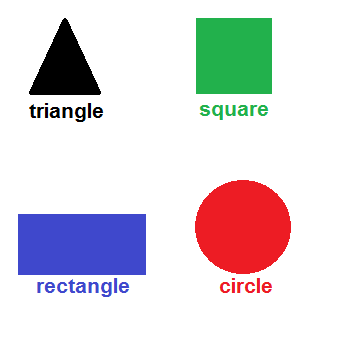
#> input picture features/shapetest1.png, 340 x 349 px
$ python -i detectColor.py   (imports and definitions only)   (Python 2 division)   (older library calls are emulated)
#> lines starting #> are read from the running program, lines starting #| are printed output that depends on the picture; after the words box and inside, x2 and y2 are one past the last pixel; in counts of white or black regions, pixels touching at a corner belong together
#> further down, picture is the input picture: shape (349, 340, 3); mean B, G, R 221, 216.4, 221.3
from __future__ import division
from shapedetector import ShapeDetector
import cv2
from matplotlib import pyplot as plt
import numpy as np
from math import cos, sin
import imutils

def find_shape(image):
    threshold = 900        # contour has to have at least 30x30 px area
    # convert color scheme
    #image = cv2.cvtColor(image, cv2.COLOR_BGR2RGB)

    #cv2.imshow("image", image)
    image_blur = cv2.medianBlur(image, 21)
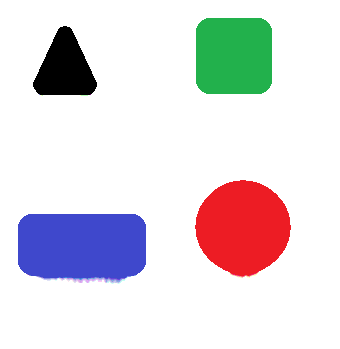
#> image_blur: shape (349, 340, 3); mean B, G, R 224.1, 219.4, 224.4
    cv2.imshow("image_blur", image_blur)
    #cv2.waitKey(0)

    #hsv - sepparates color from brightness
    image_blur_hsv = cv2.cvtColor(image_blur, cv2.COLOR_RGB2HSV)
#> image_blur_hsv: shape (349, 340, 3); mean H, S, V 10, 35, 240.7

    # filter by color range
    # filter out black
    lower = np.array([0,100,100])
    upper = np.array([20,255,255])
    mask = cv2.inRange(image_blur_hsv, lower, upper)
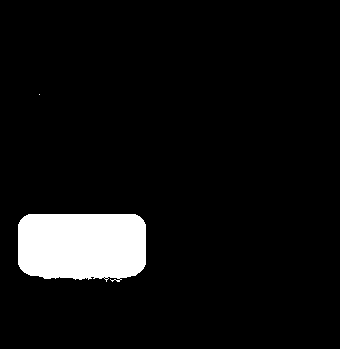
#> mask: shape (349, 340); 6.7% white; 2 white regions (1 under 20 px)

    _, contours, _ = cv2.findContours(mask, cv2.RETR_LIST, cv2.CHAIN_APPROX_SIMPLE)
#> contours = 4 contours, 3 with area under 20; largest, box (x1, y1, x2, y2) and area: (18, 214, 146, 282) 7792

    candidates = []
    contours = list(filter(lambda c: cv2.contourArea(c) >= threshold, contours))
#> contours = 1 contour; box (x1, y1, x2, y2) and area: (18, 214, 146, 282) 7792
    print "num contours detected: {}".format(len(contours))
#| num contours detected: 1
    min_y, min_x, _ = image_blur_hsv.shape
#> min_y = 349; min_x = 340
    max_x = max_y = 0

    for c in contours:
        print "area is: {}".format(cv2.contourArea(c))
        (x,y,w,h) = cv2.boundingRect(c)
        candidates.append(image[y:y+h, x:x+w, :])

        #use to display current contour bounding box
        clone = image.copy()
        cv2.rectangle(clone, (x,y), (x+w,y+h), (255,0,0), 2)
        cv2.imshow("Image", clone)
        cv2.waitKey(0)
#> this loop made 1 pass
#> (x, y, w, h) on pass 1: (18, 214, 128, 68)
#| area is: 7792.0
#> pass 1, in find_shape, `cv2.imshow("Image", clone)`:
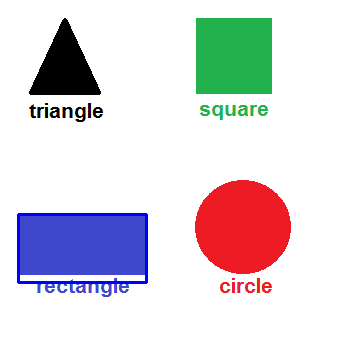
#> window 'Image': shape (349, 340, 3); mean B, G, R 221.2, 214.7, 219.7
#> after the loop, candidates = 1 item

    '''
    #use to show bounding box of all contours detected
    if contours:
        c= max(contours, key = cv2.contourArea)

        min_y, min_x, _ = image_blur_hsv.shape
        max_x = max_y = 0

        (x,y,w,h) = cv2.boundingRect(c)
        cv2.rectangle(image, (x,y), (x+w,y+h), (255, 0, 0), 2)
        image = image[y:y+h, x:x+w]

    # show the output image
    cv2.imshow("Image", image)
    cv2.waitKey(0)
    '''

    return candidates
'''
#test run
image = cv2.imread('dataset/fullsize_0.png')
result = find_shape(image)
cv2.waitKey(0)
'''

>>> import cv2
>>> picture = cv2.imread('shapetest1.png')
>>> result = find_shape(picture)
#> result = 1 item
